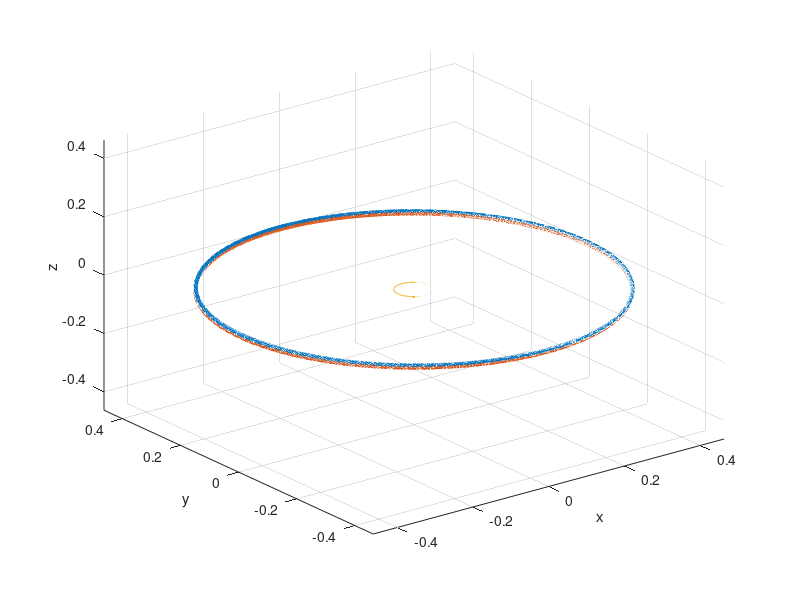

This chart was generated by the following MATLAB code:
clear;
close all;

m1 = 1.4;
m2 = 1.4;
m3 = 30;

C = 1.0;		% set relativistic C
mSun = 1.0; 	% set the mass to be in solar mass units

C_CGS = 2.998e10;
G_CGS = 6.674e-8;
mSun_CGS = 1.989e33;
AU = 1.496e14; % 1 AU in cm

G = 1.0;
M = mSun_CGS;		%units of mass
L = M * (G_CGS / G) * ((C / C_CGS)^2);		%units of length
T = L * C / C_CGS;		%units of time

tfinal = 30;        %full runtime in years

data = importdata('PMdata.csv');
%data = importdata('newtondata.csv');

t = data.data(:,1);
qx1 = data.data(:,2);
qy1 = data.data(:,3);
qz1 = data.data(:,4);
px1 = data.data(:,5);
py1 = data.data(:,6);
pz1 = data.data(:,7);

qx2 = data.data(:,8);
qy2 = data.data(:,9);
qz2 = data.data(:,10);
px2 = data.data(:,11);
py2 = data.data(:,12);
pz2 = data.data(:,13);
qx3 = data.data(:,14);
qy3 = data.data(:,15);
qz3 = data.data(:,16);
px3 = data.data(:,17);
py3 = data.data(:,18);
pz3 = data.data(:,19);

% Post process
len = length(qx1);

M_in = m1 + m2;
M_out = M_in + m3;
mu_in = m1*m2/M_in;
mu_out = M_in*m3/M_out;

x1dot = px1/m1 + px3/M_in;
y1dot = py1/m1 + py3/M_in;
z1dot = pz1/m1 + pz3/M_in;
x2dot = px2/m2 + px3/M_in;
y2dot = py2/m2 + py3/M_in;
z2dot = pz2/m2 + pz3/M_in;
x3dot = px3/m3;
y3dot = py3/m3;
z3dot = pz3/m3;

r_in_vec = zeros(3,len);
r_out_vec = zeros(3,len);

r_in_vec(1,:) = qx1-qx2;
r_in_vec(2,:) = qy1-qy2;
r_in_vec(3,:) = qz1-qz2;
COMx = (qx1*m1 + qx2*m2)/(M_in);
COMy = (qy1*m1 + qy2*m2)/(M_in);
COMz = (qz1*m1 + qz2*m2)/(M_in);
r_out_vec(1,:) = qx3 - COMx; 
r_out_vec(2,:) = qy3-COMy;
r_out_vec(3,:) = qz3-COMz;

r_in = sqrt(r_in_vec(1,:).^2 + r_in_vec(2,:).^2 + r_in_vec(3,:).^2);
r_out = sqrt(r_out_vec(1,:).^2 + r_out_vec(2,:).^2 + r_out_vec(3,:).^2);

p_in = zeros(3,len);
p_out = zeros(3,len);

p_in(1,:) = m1*x1dot;
p_in(2,:) = m1*y1dot;
p_in(3,:) = m1*z1dot;
p_out(1,:) = m3*x3dot;
p_out(2,:) = m3*y3dot;
p_out(3,:) = m3*z3dot;

rdot_in = p_in / mu_in;
rdot_out = p_out / mu_out;

v_in = sqrt(rdot_in(1,:).^2 + rdot_in(2,:).^2 + rdot_in(3,:).^2);
v_out = sqrt(rdot_out(1,:).^2 + rdot_out(2,:).^2 + rdot_out(3,:).^2);

E_in = 0.5*(v_in.^2) - G*M_in./r_in;
E_out = 0.5*(v_out.^2) - G*M_out./r_out;

a_in = -0.5*G*M_in./E_in;
a_out = -0.5*G*M_out./E_out;

rv_in_vec = zeros(3,len);
rv_out_vec = zeros(3,len);

rv_in_vec(1,:) = r_in_vec(2,:).*rdot_in(3,:)-r_in_vec(3,:).*rdot_in(2,:);
rv_in_vec(2,:) = r_in_vec(3,:).*rdot_in(1,:)-r_in_vec(1,:).*rdot_in(3,:);
rv_in_vec(3,:) = r_in_vec(1,:).*rdot_in(2,:)-r_in_vec(2,:).*rdot_in(1,:);
rv_out_vec(1,:) = r_out_vec(2,:).*rdot_out(3,:)-r_out_vec(3,:).*rdot_out(2,:);
rv_out_vec(2,:) = r_out_vec(3,:).*rdot_out(1,:)-r_out_vec(1,:).*rdot_out(3,:);
rv_out_vec(3,:) = r_out_vec(1,:).*rdot_out(2,:)-r_out_vec(2,:).*rdot_out(1,:);

rv_in = sqrt(rv_in_vec(1,:).^2 + rv_in_vec(2,:).^2 + rv_in_vec(3,:).^2);
rv_out = sqrt(rv_out_vec(1,:).^2 + rv_out_vec(2,:).^2 + rv_out_vec(3,:).^2);

i_in = acos(rv_in_vec(3,:)./rv_in);
i_out = acos(rv_out_vec(3,:)./rv_out);

e_in = sqrt(1 - rv_in.^2./(a_in*G*M_in));
e_out = sqrt(1 - rv_out.^2./(a_out*G*M_out));

nrv_in_vec = zeros(3,len);
nrv_out_vec = zeros(3,len);

nrv_in_vec(1,:) = -rv_in_vec(2,:);
nrv_in_vec(2,:) = rv_in_vec(1,:);
nrv_out_vec(1,:) = -rv_out_vec(2,:);
nrv_out_vec(2,:) = rv_out_vec(1,:);

nrv_in = sqrt(nrv_in_vec(1,:).^2 + nrv_in_vec(2,:).^2 + nrv_in_vec(3,:).^2);
nrv_out = sqrt(nrv_out_vec(1,:).^2 + nrv_out_vec(2,:).^2 + nrv_out_vec(3,:).^2);

arg1_in = nrv_in_vec(1,:)./nrv_in;
arg1_out = nrv_out_vec(1,:)./nrv_out;
Omega_in = acos(arg1_in);
Omega_out = acos(arg1_out);

arg2_in = (a_in.*(1-e_in.^2)-r_in)./(e_in.*r_in);
arg2_out = (a_out.*(1-e_out.^2)-r_out)./(e_out.*r_out);
f_in = acos(arg2_in);
f_out = acos(arg2_out);

arg3_in = (r_in_vec(1,:).*cos(Omega_in) + r_in_vec(2,:).*sin(Omega_in))./r_in;
arg3_out = (r_out_vec(1,:).*cos(Omega_out) + r_out_vec(2,:).*sin(Omega_out))./r_out;
theta_in = acos(arg3_in);
theta_out = acos(arg3_out);

w_in = theta_in - f_in;
w_out = theta_out - f_out;

% Graphing results

%transform to AU units
qx1 = qx1 * L / AU;
qy1 = qy1 * L / AU;
qz1 = qz1 * L / AU;
qx2 = qx2 * L / AU;
qy2 = qy2 * L / AU;
qz2 = qz2 * L / AU;
qx3 = qx3 * L / AU;
qy3 = qy3 * L / AU;
qz3 = qz3 * L / AU;

x_mins = [min(qx1),min(qx2),min(qx3)];
x_maxes = [max(qx1),max(qx2),max(qx3)];
y_mins = [min(qy1),min(qy2),min(qy3)];
y_maxes = [max(qy1),max(qy2),max(qy3)];
z_mins = [min(qz1),min(qz2),min(qz3)];
z_maxes = [max(qz1),max(qz2),max(qz3)];

mins = [min(x_mins),min(y_mins),min(z_mins)];
maxes = [max(x_maxes),max(y_maxes),max(z_maxes)];

min_val = min(mins);
max_val = max(maxes);

figure;
plot3(qx1,qy1,qz1)
hold on;
grid on;
xlabel('x')
ylabel('y')
zlabel('z')
plot3(qx2,qy2,qz2)
plot3(qx3,qy3,qz3)
xlim([min_val max_val])
ylim([min_val max_val])
zlim([min_val max_val])
hold off;

